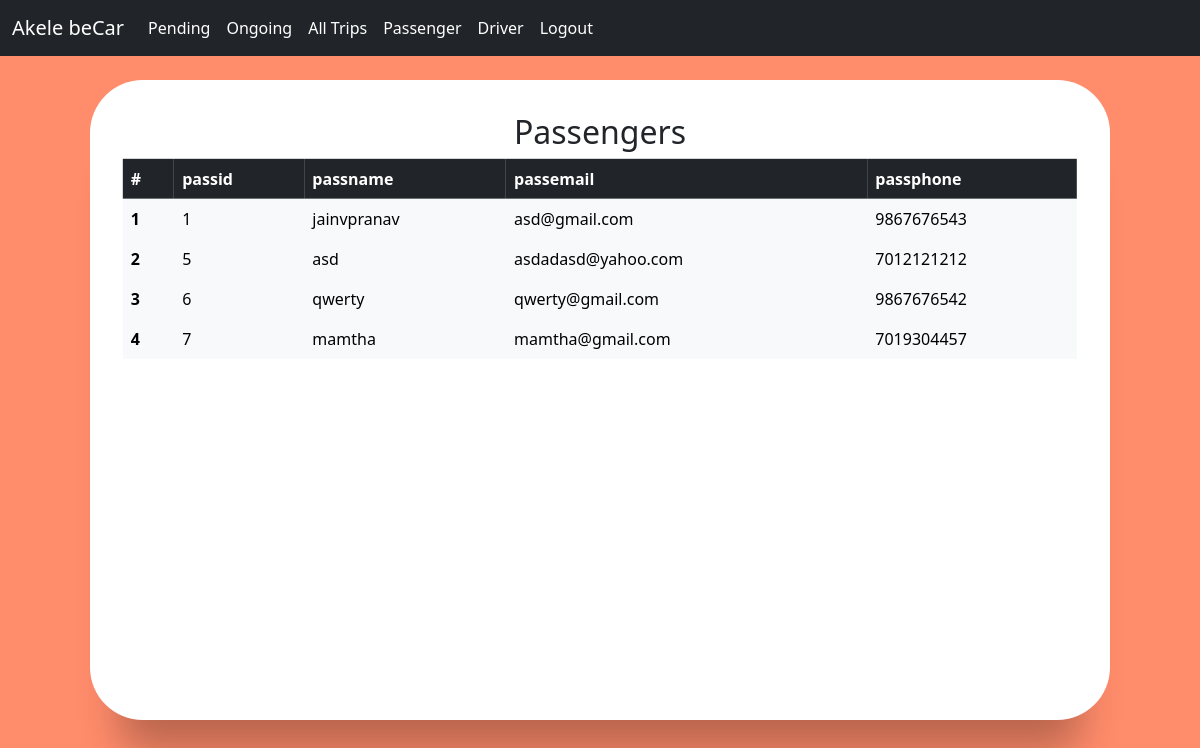
The app's page /pass.php (signed in) with its own data.
### tables this page shows
CREATE TABLE `usrinfo` (
  `usrid` int(11) NOT NULL,
  `usrname` varchar(100) NOT NULL,
  `usremail` varchar(100) NOT NULL,
  `usrphone` varchar(10) NOT NULL,
  `password` varchar(100) NOT NULL
);

### pass.php (the view, shortened to what this page needs)
<?php
   @include './config.php';
    $sql="SELECT * from usrinfo;";
    $res=mysqli_query($conn, $sql);
?>
<!DOCTYPE html>
<html lang="en">
  <head>
    <link rel="stylesheet" href="style1.css" />
    <link href="https://cdn.jsdelivr.net/npm/bootstrap@5.3.0-alpha1/dist/css/bootstrap.min.css" rel="stylesheet">
  </head>
  <body>
  <nav class="navbar navbar-fixed-top w-100 navbar-custom navbar-expand-lg navbar-dark bg-dark">
    <div class="container-fluid">
      <a class="navbar-brand" href="./dash.php">Akele beCar</a>
      <div class="collapse navbar-collapse" id="navbarSupportedContent">
        <ul class="navbar-nav me-auto mb-2 mb-lg-0">
          <li class="nav-item">
            <a class="nav-link active" aria-current="page" href="pending.php">Pending</a>
          </li>
          <li class="nav-item">
            <a class="nav-link active" aria-current="page" href="ongoing.php">Ongoing</a>
          </li>
          <li class="nav-item">
            <a class="nav-link active" aria-current="page" href="alltrips.php">All Trips</a>
          </li>
          <li class="nav-item">
            <a class="nav-link active" aria-current="page" href="pass.php">Passenger</a>
          </li>
          <li class="nav-item">
            <a class="nav-link active" aria-current="page" href="drv.php">Driver</a>
          </li>
          <li class="nav-item">
            <a class="nav-link active" href="./logout.php">Logout</a>
          </li>
        </ul>
      </div>
    </div>
  </nav>
    <main>
      <div class="box">
        <div class="inner-box ">
          <form action="" class="form-wrap">
          <h2 style="text-align: center;">Passengers</h2>
            <table class="table table-light table-borderless table-hover table-responsive-sm">
                    <thead class="table-dark">
                      <tr>
                        <th scope="col">#</th>
                        <th scope="col">passid</th>
                        <th scope="col">passname</th>
                        <th scope="col">passemail</th>
                        <th scope="col">passphone</th>
                      </tr>
                    </thead>
                    <tbody>
                      <?php
                          $i=1; while($row=$res->fetch_object()) {
                          $id= $row->usrid;
                          $name= $row->usrname;
                          $email= $row->usremail;
                          $ph= $row->usrphone;
                        ?>
                      <tr>
                        <th scope="row"><?php echo $i; ?></th>
                        <td><?php echo $id; ?></td>
                        <td><?php echo $name; ?></td>
                        <td><?php echo $email; ?></td>
                        <td><?php echo $ph; ?></td>
                      </tr>
                      <?php $i++; } ?>
                    </tbody>
            </table>
          </form>
        </div>
      </div>
    </main>
  </body>
</html>

### style1.css (style rules this page uses)
*, *::before, *::after { padding: 0; margin: 0; box-sizing: border-box; }
body, input { font-family: "Poppins", sans-serif; }
nav.navbar-fixed-top { position:fixed; top:0; z-index: 10; }
body::before { display:block; content: ''; }
main { width: 100%; min-height: 100vh; overflow: hidden; background-color: #ff8c6b; padding: 1rem; display: flex; align-items: center; justify-content: center; }
.box { position: relative; width: 100%; max-width: 1020px; height: 640px; background-color: #fff; border-radius: 3.3rem; box-shadow: 0 60px 40px -30px rgba(0, 0, 0, 0.27); }
.inner-box { position: absolute; width: calc(100% - 4.1rem); height: calc(100% - 4.1rem); top: 50%; left: 50%; transform: translate(-50%, -50%); }

### records on screen
usrinfo: usrid "1", usrname "jainvpranav", usremail "asd@gmail.com", usrphone "9867676543"
usrinfo: usrid "5", usrname "asd", usremail "asdadasd@yahoo.com", usrphone "7012121212"
usrinfo: usrid "6", usrname "qwerty", usremail "qwerty@gmail.com", usrphone "9867676542"
usrinfo: usrid "7", usrname "mamtha", usremail "mamtha@gmail.com", usrphone "7019304457"
